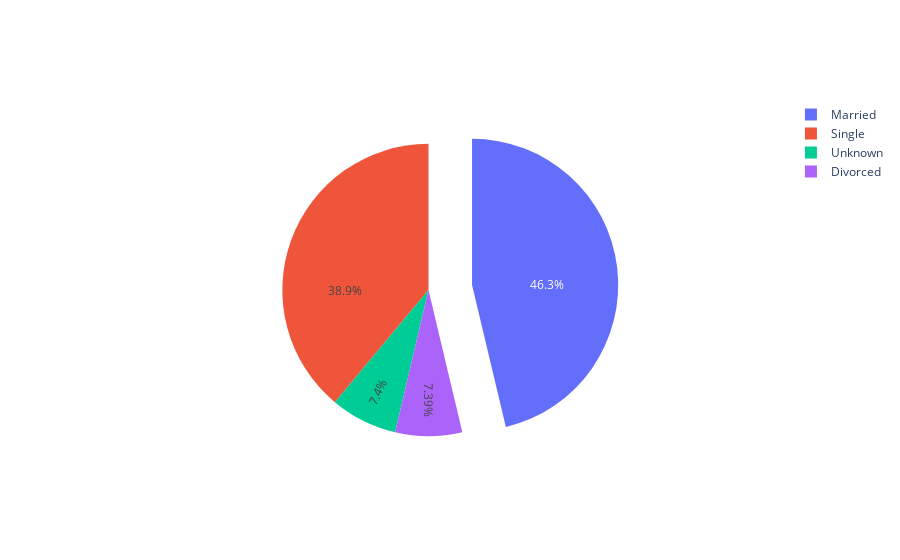

Notebook code cell kept with this figure:
### Markdown cell above
### Ejercicio 1
Utiliza `plotly` para realizar un  diagramas de torta sobre el estado conyugal de los clientes (resaltando el más predominante).

### Code cell
# YOUR CODE HERE

fig = go.Figure(data=[go.Pie(labels=df['Marital_Status'],
                             insidetextorientation='radial',
                             pull=[0.3, 0, 0, 0]
                            )])
fig.show()
#raise NotImplementedError()

### Figure 1 — Plotly figure (JSON) as saved in the notebook; plotly's stock layout.template omitted (floating-point values rounded to 4 significant figures; data arrays with more than 128 entries replaced by an {"elided": "..."} marker saying what was removed)
{"data": [{"insidetextorientation": "radial", "labels": {"elided": "10127 str values"}, "pull": [0.3, 0, 0, 0], "type": "pie"}], "layout": {}}
